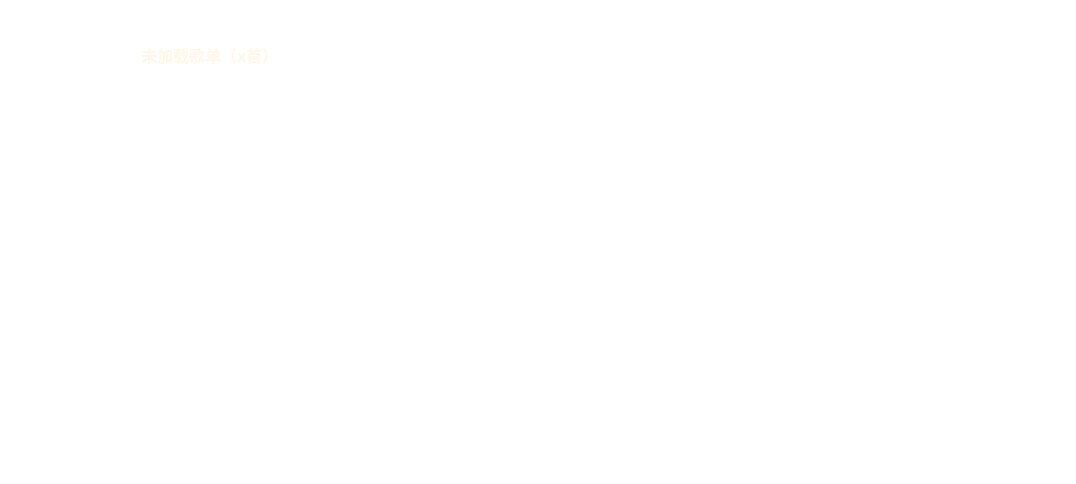
<?xml version="1.0" encoding="UTF-8"?>
<ui version="4.0">
 <class>playlist</class>
 <widget class="QWidget" name="playlist">
  <property name="geometry">
   <rect>
    <x>0</x>
    <y>0</y>
    <width>1076</width>
    <height>484</height>
   </rect>
  </property>
  <property name="minimumSize">
   <size>
    <width>1076</width>
    <height>484</height>
   </size>
  </property>
  <property name="windowTitle">
   <string>Form</string>
  </property>
  <property name="styleSheet">
   <string notr="true">*{
	/*background-color: rgba(255, 255, 255, 0.6);*/
	background-color: transparent;
	color: #fff8ea;
	border: 2px solid white;
	font-size: 16px;
	font-weight: 700;
	font-family: ZCOOL KuaiLe;
}
/*歌单图片*/
#list_img_btn{
	border-radius: 15px;
}

/*上一页、下一页按钮*/
QPushButton[page]{
	border: 2px solid #ca8f00;
	border-radius: 15px;
}
QPushButton[page]:hover{
	font-size: 17px;
	background-color: #ca8f00;
}

/*垂直滚动条样式*/
QScrollBar::add-line, QScrollBar::sub-line {
    width: 0;  /* 隐藏水平滚动条的箭头 */
    height: 0; /* 隐藏垂直滚动条的箭头 */
}
QScrollBar::add-page, QScrollBar::sub-page {
    background: transparent;
    /*background: rgba(255, 255, 255, 0.5);*/
	border: 0px;
	border-radius: 2px;
	padding-top: 2px;
    padding-bottom: 2px;
}
QScrollBar{
    width: 10px;
    border: 0px;
    border-radius: 5px;
	padding: 2px;
}
QScrollBar::handle{
	width: 4px;
	border-radius: 2px;
	/*background-color: #84ACD9;*/
	background-color: qlineargradient(x1: 0, y1: 0, x2: 0, y2: 1, stop: 0 #639AD4, stop: 1 #DE76A3);
}
QScrollBar::handle:hover{
	/*background-color: #75ACEB;*/
	background-color: qlineargradient(x1: 0, y1: 1, x2: 0, y2: 0, stop: 0 #639AD4, stop: 1 #DE76A3);
}
QScrollBar:vertical {
    border: none;          /* 去除滚动条整体边框 */
    background: transparent;  /* 背景透明（可选） */
}
QScrollArea .QWidget{
	border: none;
}
QScrollArea{
	padding-top: 5px;
	padding-bottom: 5px;
}
/*垂直滚动条样式*/

/*推荐页面通用样式*/
[recommend]{
	font-weight: 700;
	font-size: 30px;
}
[day]{
	font-size: 18px;
}
/*推荐页面通用样式*/


#play_list_btn{
	border-image: url(:/play/tools/resource/bg/icon/play/play.png);
}
#collect_playlist_btn{
	border-image: url(:/play/tools/resource/bg/icon/play/folder_add.png);
}
QPushButton[playlist]:hover{
	margin: 2px;
	border-radius: 5px;
	background-color: rgba(255, 255, 255, 0.4);
}</string>
  </property>
  <layout class="QVBoxLayout" name="verticalLayout">
   <property name="spacing">
    <number>15</number>
   </property>
   <property name="leftMargin">
    <number>15</number>
   </property>
   <property name="topMargin">
    <number>15</number>
   </property>
   <property name="rightMargin">
    <number>15</number>
   </property>
   <property name="bottomMargin">
    <number>15</number>
   </property>
   <item>
    <layout class="QHBoxLayout" name="horizontalLayout_14">
     <property name="spacing">
      <number>25</number>
     </property>
     <item>
      <spacer name="horizontalSpacer_2">
       <property name="orientation">
        <enum>Qt::Orientation::Horizontal</enum>
       </property>
       <property name="sizeType">
        <enum>QSizePolicy::Policy::Fixed</enum>
       </property>
       <property name="sizeHint" stdset="0">
        <size>
         <width>15</width>
         <height>20</height>
        </size>
       </property>
      </spacer>
     </item>
     <item>
      <widget class="QPushButton" name="list_img_btn">
       <property name="minimumSize">
        <size>
         <width>80</width>
         <height>80</height>
        </size>
       </property>
       <property name="maximumSize">
        <size>
         <width>80</width>
         <height>80</height>
        </size>
       </property>
       <property name="styleSheet">
        <string notr="true"/>
       </property>
       <property name="text">
        <string/>
       </property>
      </widget>
     </item>
     <item>
      <layout class="QVBoxLayout" name="verticalLayout_10">
       <property name="spacing">
        <number>10</number>
       </property>
       <item>
        <widget class="QLabel" name="list_name_lab">
         <property name="minimumSize">
          <size>
           <width>130</width>
           <height>30</height>
          </size>
         </property>
         <property name="styleSheet">
          <string notr="true"/>
         </property>
         <property name="text">
          <string>未加载歌单（x首）</string>
         </property>
         <property name="alignment">
          <set>Qt::AlignmentFlag::AlignLeading|Qt::AlignmentFlag::AlignLeft|Qt::AlignmentFlag::AlignVCenter</set>
         </property>
         <property name="wordWrap">
          <bool>true</bool>
         </property>
         <property name="recommend" stdset="0">
          <string>-1</string>
         </property>
        </widget>
       </item>
      </layout>
     </item>
    </layout>
   </item>
   <item>
    <widget class="QScrollArea" name="playlist_scroll_area">
     <property name="styleSheet">
      <string notr="true"/>
     </property>
     <property name="frameShadow">
      <enum>QFrame::Shadow::Sunken</enum>
     </property>
     <property name="lineWidth">
      <number>1</number>
     </property>
     <property name="horizontalScrollBarPolicy">
      <enum>Qt::ScrollBarPolicy::ScrollBarAlwaysOff</enum>
     </property>
     <property name="widgetResizable">
      <bool>true</bool>
     </property>
     <widget class="QWidget" name="scrollAreaWidgetContents_3">
      <property name="geometry">
       <rect>
        <x>0</x>
        <y>0</y>
        <width>1032</width>
        <height>343</height>
       </rect>
      </property>
      <layout class="QVBoxLayout" name="verticalLayout_24">
       <item>
        <layout class="QVBoxLayout" name="playlist_verticalLayout">
         <property name="spacing">
          <number>10</number>
         </property>
         <property name="topMargin">
          <number>10</number>
         </property>
         <property name="bottomMargin">
          <number>10</number>
         </property>
         <item>
          <spacer name="verticalSpacer_5">
           <property name="orientation">
            <enum>Qt::Orientation::Vertical</enum>
           </property>
           <property name="sizeHint" stdset="0">
            <size>
             <width>20</width>
             <height>289</height>
            </size>
           </property>
          </spacer>
         </item>
        </layout>
       </item>
      </layout>
     </widget>
    </widget>
   </item>
  </layout>
 </widget>
 <resources>
  <include location="../../resource.qrc"/>
 </resources>
 <connections/>
</ui>
